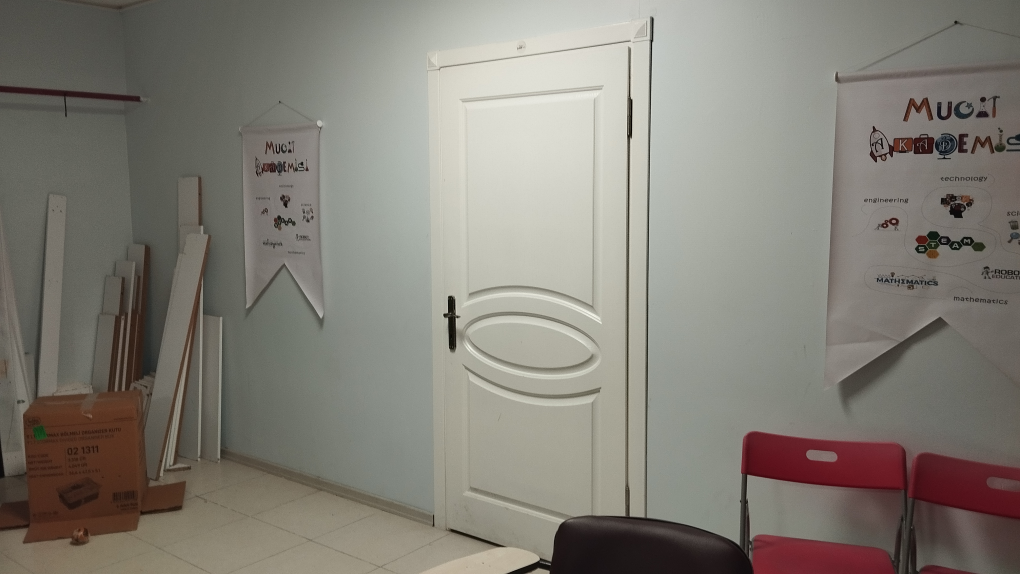
#> input picture python/hafta21/1.jpg, 4080 x 2296 px (shown at 1/4 size)
$ python 'uclu_gorsel_birleştirmesi.py'
#> lines starting #> are read from the running program, lines starting #| are printed output that depends on the picture
import cv2
import numpy as np
import matplotlib.pyplot as plt


def get_homography(img1, img2):
    orb = cv2.ORB_create(nfeatures=2000)
    kp1, des1 = orb.detectAndCompute(img1, None)
    kp2, des2 = orb.detectAndCompute(img2, None)

    bf = cv2.BFMatcher(cv2.NORM_HAMMING, crossCheck=True)
    matches = sorted(bf.match(des1, des2), key=lambda x: x.distance)

    src_pts = np.float32(
        [kp1[m.queryIdx].pt for m in matches]).reshape(-1, 1, 2)
    dst_pts = np.float32(
        [kp2[m.trainIdx].pt for m in matches]).reshape(-1, 1, 2)

    M, mask = cv2.findHomography(src_pts, dst_pts, cv2.RANSAC, 5.0)
    return M


# 1. Görselleri yükle
img1 = cv2.imread('1.jpg')  # Sol
#> img1 is the input picture: shape (2296, 4080, 3); mean B, G, R 118.6, 127, 131.2
img2 = cv2.imread('2.jpg')  # Orta (Referans)
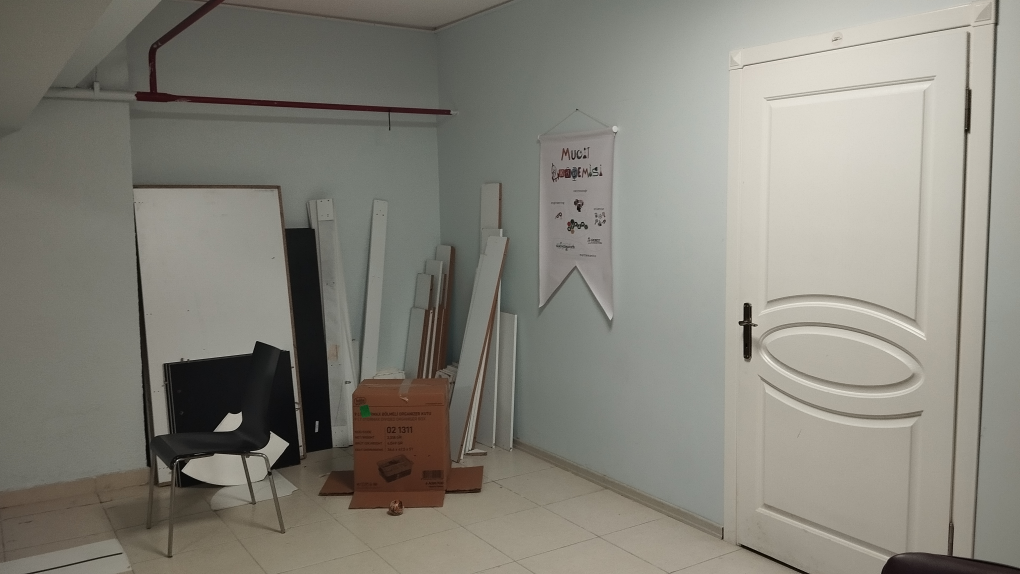
#> input picture python/hafta21/2.jpg, 4080 x 2296 px (shown at 1/4 size)
#> img2 is the input picture: shape (2296, 4080, 3); mean B, G, R 121.3, 130.4, 132.7
img3 = cv2.imread('3.jpg')  # Sağ
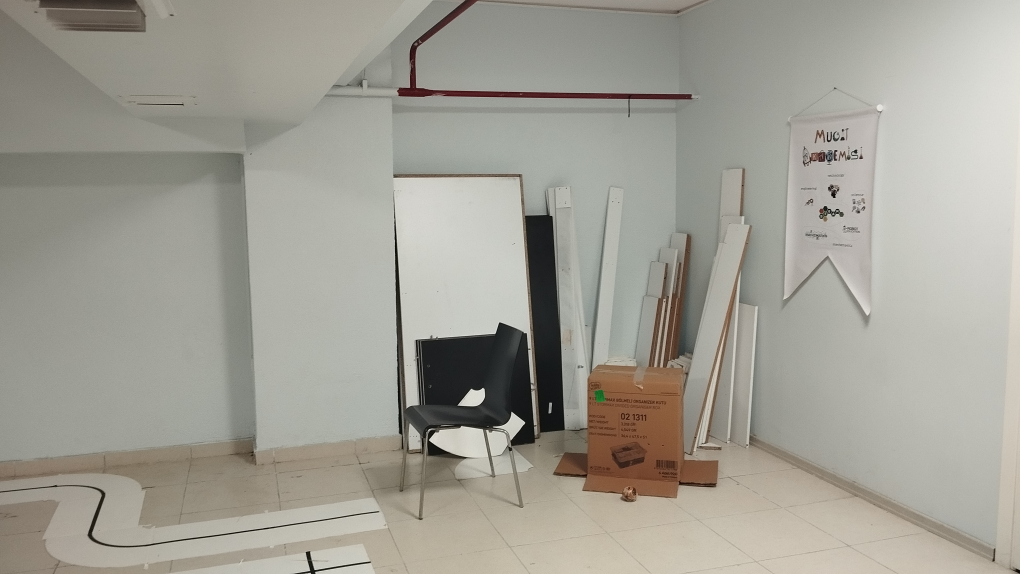
#> input picture python/hafta21/3.jpg, 4080 x 2296 px (shown at 1/4 size)
#> img3 is the input picture: shape (2296, 4080, 3); mean B, G, R 148.8, 158.3, 160.8

# 2. Homografi Matrislerini Hesapla
# img1'i img2'ye, img3'ü img2'ye uyduracağız
M1 = get_homography(img1, img2)
#> in get_homography, `kp1, des1 = orb.detectAndCompute(img1, None)`: kp1 = 2000 keypoints; strongest (x, y, size): (2514, 535, 31), (1777, 1260, 92.6), (1775, 1259, 64.3), (1826, 1270, 31)
#> in get_homography, `kp2, des2 = orb.detectAndCompute(img2, None)`: kp2 = 2000 keypoints; strongest (x, y, size): (697, 1856, 31), (699, 1854, 31), (2972, 1304, 31), (2971, 1304, 37.2)
#> in get_homography, `matches = sorted(bf.match(des1, des2), key=lambda x: x.distance)`: matches = 559 matches
#> in get_homography, `src_pts = np.float32( [kp1[m.queryIdx].pt for m in matches]).reshape(-..`: src_pts = 559 rows, first 8: [2511.2, 543.4], [1206.3, 650.9], [1731.5, 2104.7], [1837.2, 1264.9], [2522.6, 559], [1838.9, 1265.8], [1838.6, 1266.6], [1199.4, 661.9]
#> in get_homography, `dst_pts = np.float32( [kp2[m.trainIdx].pt for m in matches]).reshape(-..`: dst_pts = 559 rows, first 8: [3862.7, 523.1], [2382.8, 671.8], [2887.5, 2156.5], [3025.8, 1298.9], [3873.4, 541.1], [3027.5, 1299.5], [3027.5, 1300.1], [2376.3, 681.8]
#> in get_homography, `M, mask = cv2.findHomography(src_pts, dst_pts, cv2.RANSAC, 5.0)`: M = [[0.638, -0.0488, 1365.1], [-0.0844, 0.853, 139.1], [-9.32e-05, -8.21e-06, 1]]; mask = 559 values, max 1 at index 1, min 0 at index 0, mean 0.578
#> M1 has the same summary as M in get_homography
M3 = get_homography(img3, img2)
#> in get_homography (call 2), `kp1, des1 = orb.detectAndCompute(img1, None)`: kp1 = 2000 keypoints; strongest (x, y, size): (1705, 1731, 31), (1717, 1758, 64.3), (2047, 1649, 37.2), (1717, 1759, 92.6)
#> in get_homography (call 2), `matches = sorted(bf.match(des1, des2), key=lambda x: x.distance)`: matches = 891 matches
#> in get_homography (call 2), `src_pts = np.float32( [kp1[m.queryIdx].pt for m in matches]).reshape(-..`: src_pts = 891 rows, first 8: [1831.7, 1620], [3332.4, 755.5], [1931.9, 1555.7], [1580.2, 705.9], [1831.7, 1620.9], [3341.3, 755.5], [1931.3, 1555.1], [3382.5, 634.2]
#> in get_homography (call 2), `dst_pts = np.float32( [kp2[m.trainIdx].pt for m in matches]).reshape(-..`: dst_pts = 891 rows, first 8: [855.4, 1723.7], [2314.1, 813.7], [963, 1649.8], [534.5, 749.5], [856, 1724.4], [2321.6, 813.7], [960.3, 1651.8], [2350, 701.7]
#> M3 = [[1.45, 0.0163, -1662.3], [0.104, 1.27, -189.1], [0.000115, -9.41e-06, 1]]

# 3. Geniş Bir Kanvas Oluştur (3 resmin toplam genişliği kadar)
width = img1.shape[1] + img2.shape[1] + img3.shape[1]
#> width = 12240
height = img2.shape[0]
#> height = 2296

# 4. Resimleri Yerleştir
# Önce img1'i orta resmin koordinat sistemine göre sağa kaydırarak büküyoruz
# (Burada matrisi biraz modifiye ederek sola yer açabiliriz ama en basit yol sırayla eklemektir)
# Bu örnekte img2'yi merkeze koyup diğerlerini warp ediyoruz:

# img1 -> img2 perspektifine
result = cv2.warpPerspective(img1, M1, (width, height))
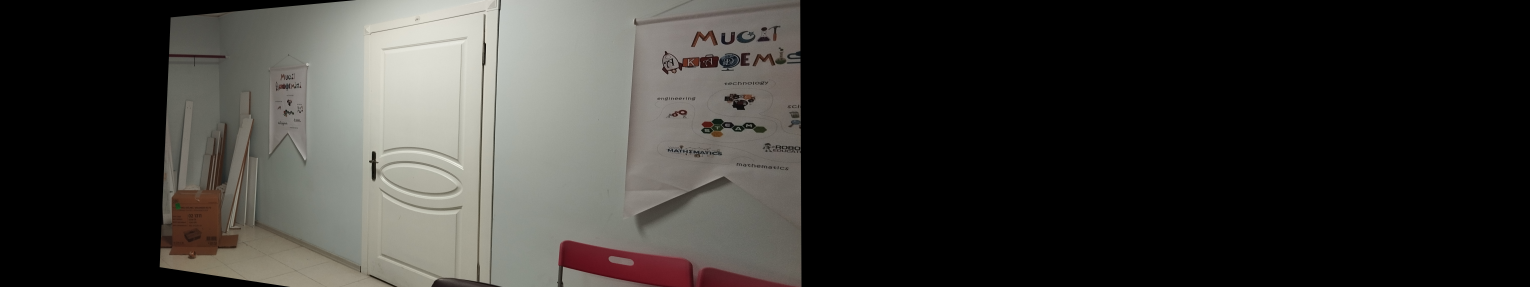
#> result: shape (2296, 12240, 3) (shown at 1/8 size); mean B, G, R 50.8, 54.2, 55.6

# img3 -> img2 perspektifine (Önce geçici bir değişkene atayalım)
res3 = cv2.warpPerspective(img3, M3, (width, height))
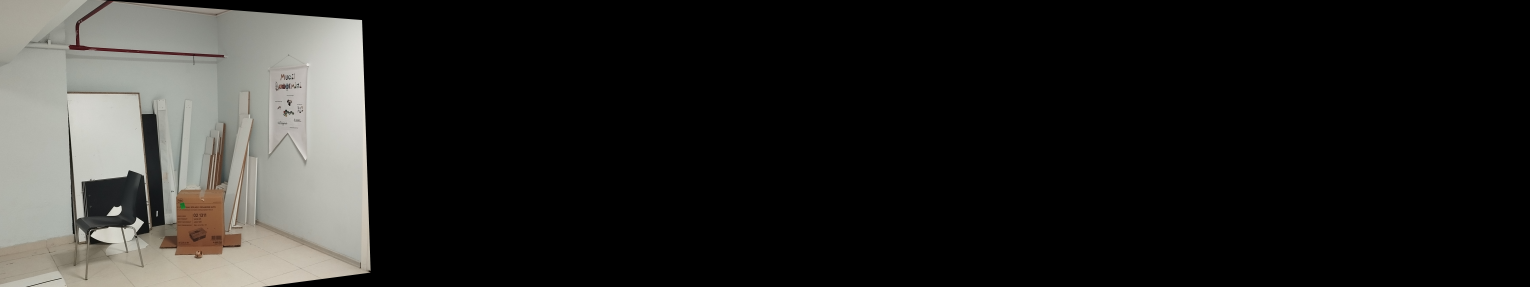
#> res3: shape (2296, 12240, 3) (shown at 1/8 size); mean B, G, R 34.8, 37, 37.5

# Katmanları Birleştir (Siyah olmayan pikselleri üst üste koy)
result[0:img2.shape[0], 0:img2.shape[1]] = img2
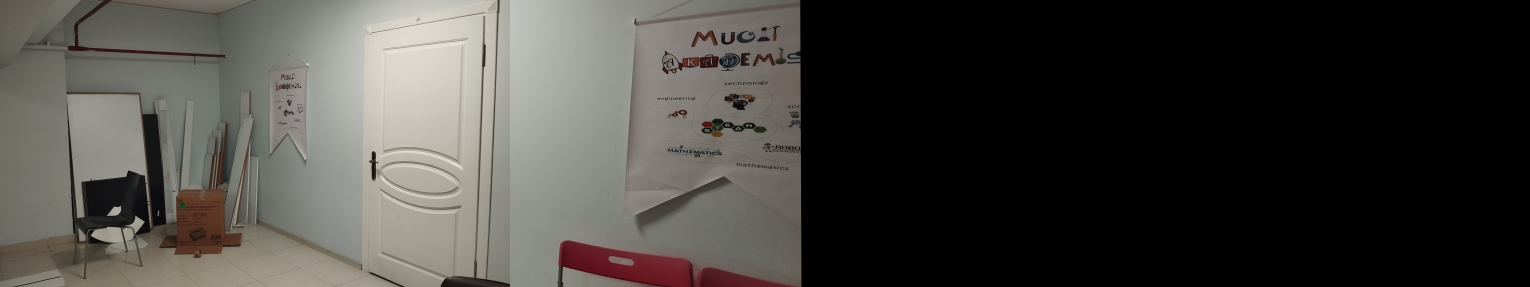
#> result: shape (2296, 12240, 3) (shown at 1/8 size); mean B, G, R 62.5, 66.6, 68.5
result = np.maximum(result, res3)  # Basit birleştirme yöntemi
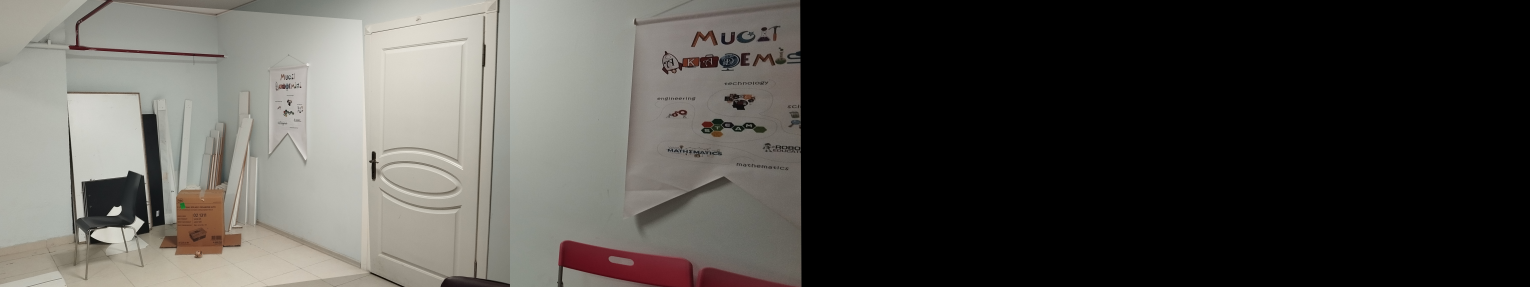
#> result: shape (2296, 12240, 3) (shown at 1/8 size); mean B, G, R 73.3, 77.6, 79.6

# 5. Görselleştirme
plt.figure(figsize=(20, 10))
plt.imshow(cv2.cvtColor(result, cv2.COLOR_BGR2RGB))
plt.title('3 Görsel Panorama')
plt.axis('off')
plt.show()
